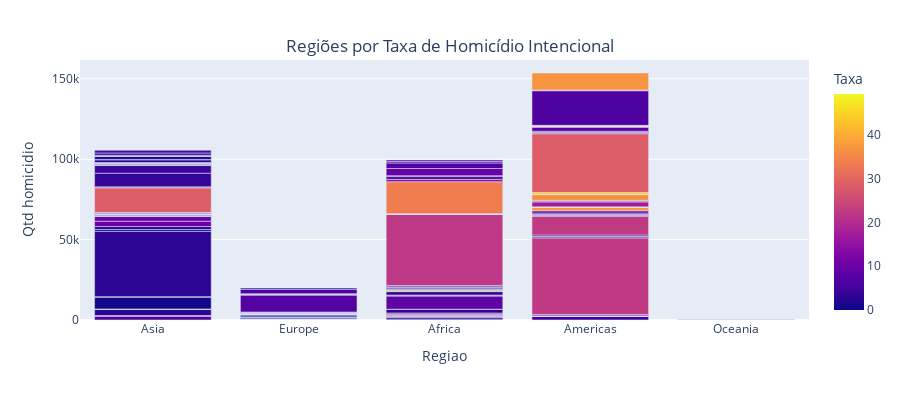

Here is the notebook cell this chart was saved with:
### Code cell
import pandas as pd
import plotly.express as px

table = pd.read_csv("countries-by-intentional-homicide-rate.csv")
display(table)
table.rename(columns={'Region': 'Regiao'}, inplace = True)
table.rename(columns={'Rate': 'Taxa'}, inplace = True)
table.rename(columns={'Count': 'Qtd homicidio'}, inplace = True)
table.rename(columns={'Year': 'Ano'}, inplace = True)
table = table.drop("Subregion", axis = 1)
table = table.drop("Location", axis = 1)
display(table)
fig = px.bar(table, x='Regiao', y='Qtd homicidio', color='Taxa', height=400)
fig.update_layout(title={
    'text' : 'Regiões por Taxa de Homicídio Intencional',
    'y': 0.9,
    'x': 0.5
})
fig.show()

### Figure 1 — Plotly figure (JSON) as saved in the notebook; plotly's stock layout.template omitted (floating-point values rounded to 4 significant figures; data arrays with more than 128 entries replaced by an {"elided": "..."} marker saying what was removed)
{"data": [{"alignmentgroup": "True", "hovertemplate": "Regiao=%{x}<br>Qtd homicidio=%{y}<br>Taxa=%{marker.color}<extra></extra>", "legendgroup": "", "marker": {"color": {"elided": "195 float values"}, "coloraxis": "coloraxis", "pattern": {"shape": ""}}, "name": "", "offsetgroup": "", "orientation": "v", "showlegend": false, "textposition": "auto", "type": "bar", "x": {"elided": "195 str values"}, "xaxis": "x", "y": {"elided": "195 int values"}, "yaxis": "y"}], "layout": {"barmode": "relative", "coloraxis": {"colorbar": {"title": {"text": "Taxa"}}, "colorscale": [[0, "#0d0887"], [0.1111, "#46039f"], [0.2222, "#7201a8"], [0.3333, "#9c179e"], [0.4444, "#bd3786"], [0.5556, "#d8576b"], [0.6667, "#ed7953"], [0.7778, "#fb9f3a"], [0.8889, "#fdca26"], [1, "#f0f921"]]}, "height": 400, "legend": {"tracegroupgap": 0}, "margin": {"t": 60}, "title": {"text": "Regiões por Taxa de Homicídio Intencional", "x": 0.5, "y": 0.9}, "xaxis": {"anchor": "y", "domain": [0, 1], "title": {"text": "Regiao"}}, "yaxis": {"anchor": "x", "domain": [0, 1], "title": {"text": "Qtd homicidio"}}}}
